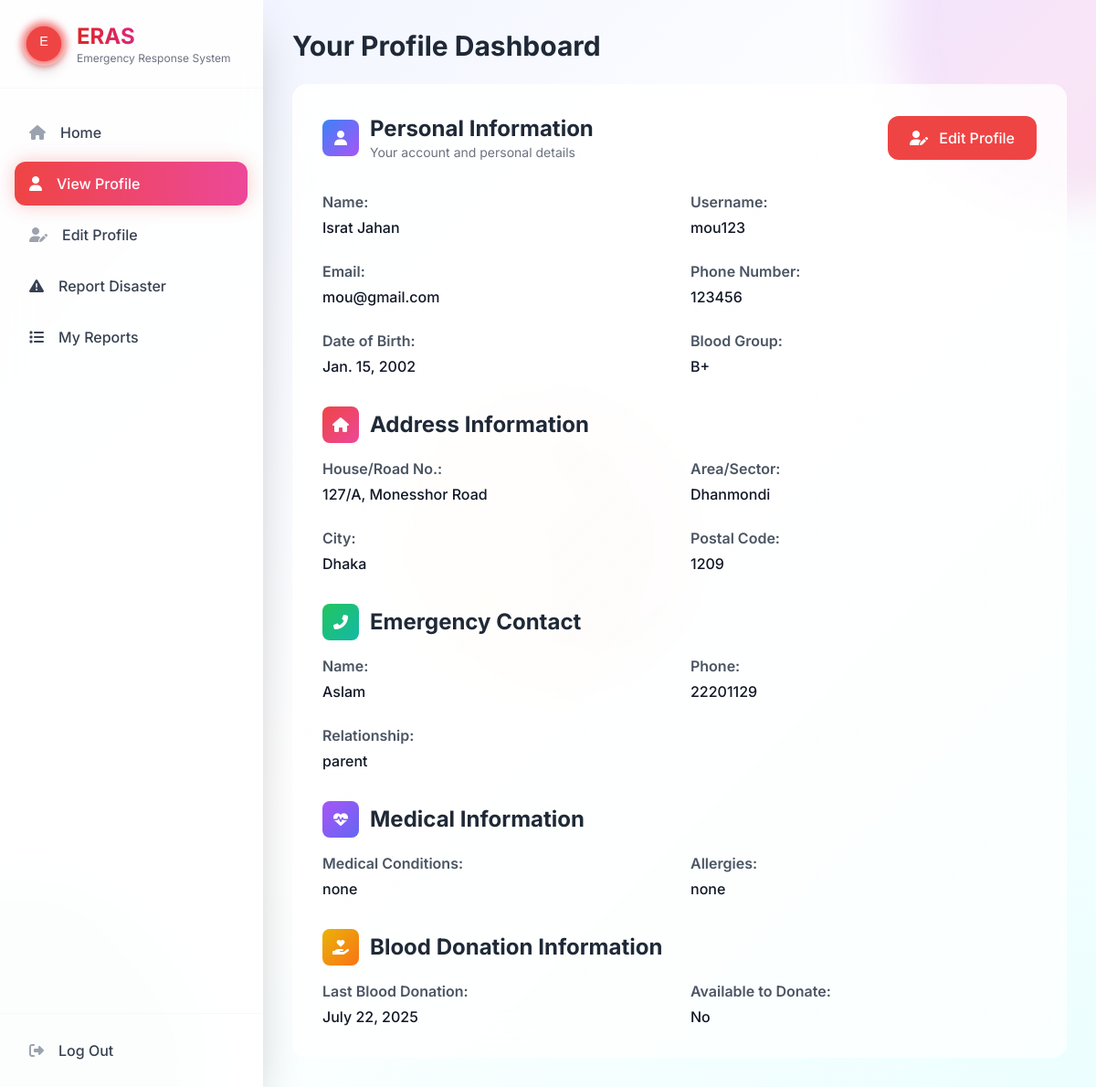
The page /accounts/dashboard/citizen/ (signed in) on the database as committed earlier.
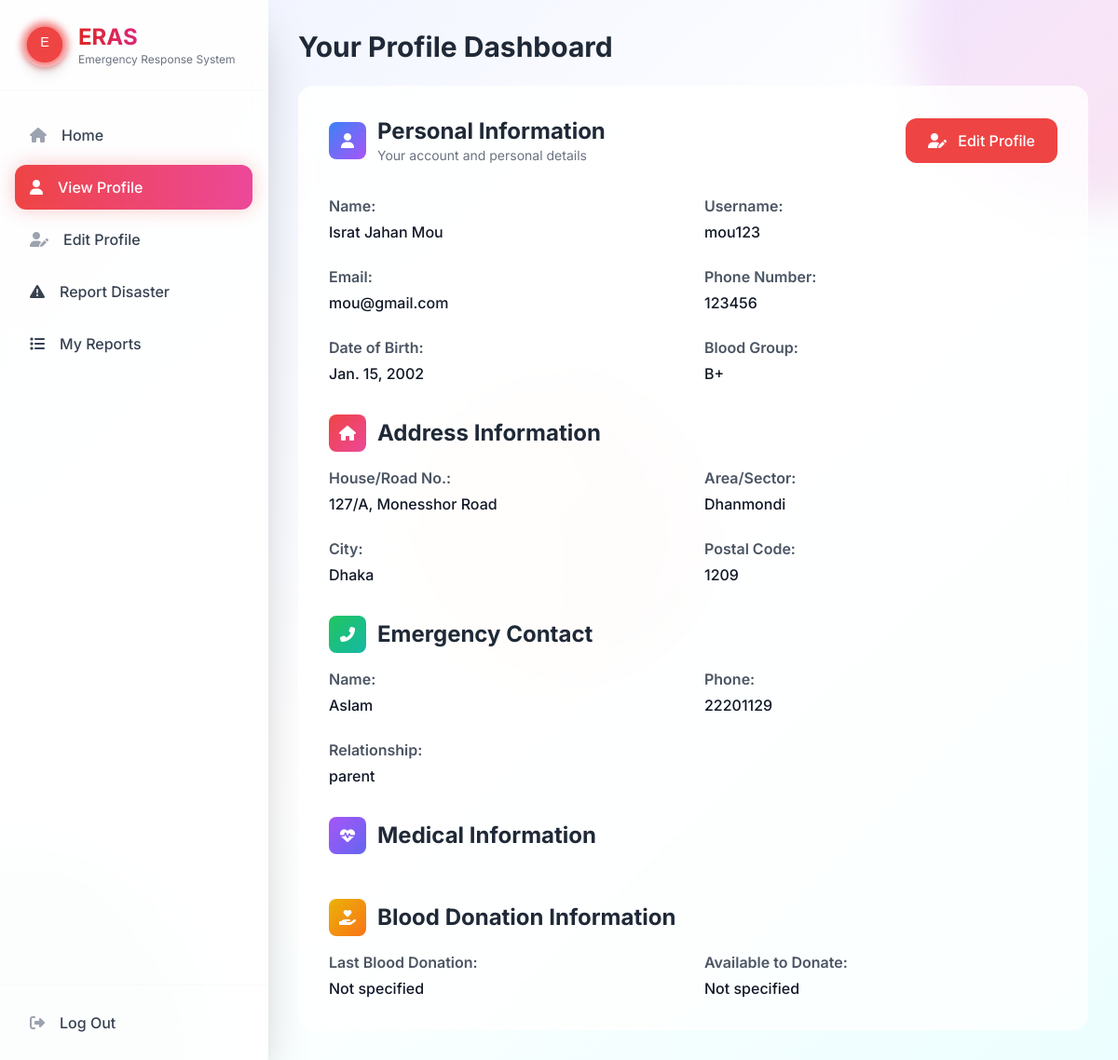
The same page on the database as committed later.
### accounts/models.py (models this page shows, shortened)
class User(AbstractUser):
    USER_TYPES = (
        ('citizen', 'Citizen'),
        ('service_provider', 'Service Provider'),
    )
    user_type = models.CharField(
        max_length=20, choices=USER_TYPES, default='citizen')
    phone_number = models.CharField(max_length=15, unique=True)

class CitizenProfile(models.Model):
    BLOOD_GROUP_CHOICES = [
        ('', 'Select Blood Group'),
        ('A+', 'A+'),
        ('A-', 'A-'),
        ('B+', 'B+'),
        ('B-', 'B-'),
        ('AB+', 'AB+'),
        ('AB-', 'AB-'),
        ('O+', 'O+'),
        ('O-', 'O-'),
    ]
    user = models.OneToOneField(
        User, on_delete=models.CASCADE, related_name='citizen_profile')
    date_of_birth = models.DateField(null=True, blank=True)
    blood_group = models.CharField(
        max_length=5, choices=BLOOD_GROUP_CHOICES, blank=True)
    phone_number = models.CharField(max_length=15, blank=True)
    emergency_contact_name = models.CharField(max_length=100, blank=True)
    emergency_contact_phone = models.CharField(max_length=15, blank=True)
    emergency_contact_relationship = models.CharField(
        max_length=50, blank=True)
    house_road_no = models.CharField(max_length=200, blank=True)
    area_sector = models.CharField(max_length=100, blank=True)
    city = models.CharField(max_length=100, blank=True)
    postal_code = models.CharField(max_length=10, blank=True)
    landmarks = models.CharField(max_length=200, blank=True)
    last_blood_donation = models.DateField(null=True, blank=True)
    available_to_donate = models.CharField(
        max_length=10,
        choices=[('', 'Select Option'), ('yes', 'Yes'), ('no', 'No')],
        blank=True
    )
    medical_conditions = models.TextField(blank=True)
    allergies = models.TextField(blank=True)
    regular_medications = models.TextField(blank=True)

### accounts/views.py (the view)
# urls.py: path('dashboard/citizen/', views.citizen_dashboard, name='citizen_dashboard'),
@login_required
def citizen_dashboard(request):
    if request.user.user_type != 'citizen':
        messages.error(request, 'Access denied.')
        return redirect('homepage')
    try:
        profile = request.user.citizen_profile
    except CitizenProfile.DoesNotExist:
        messages.info(request, 'Please complete your profile.')
        return redirect('citizen_profile_update')
    user_disasters = Disaster.objects.filter(reporter=request.user).order_by('-created_at')[:5]
    disaster_stats = {
        'total': user_disasters.count(),
        'pending': Disaster.objects.filter(reporter=request.user, status='pending').count(),
        'approved': Disaster.objects.filter(reporter=request.user, status='approved').count(),
        'alerts_received': DisasterAlert.objects.filter(user=request.user).count(),
        'unread_alerts': DisasterAlert.objects.filter(user=request.user, is_read=False).count(),
    }
    nearby_disasters = Disaster.objects.filter(
        status='approved',
        city=profile.city
    ).exclude(reporter=request.user).order_by('-created_at')[:3]
    context = {
        'profile': profile,
        'user_disasters': user_disasters,
        'disaster_stats': disaster_stats,
        'nearby_disasters': nearby_disasters,
    }
    return render(request, 'accounts/citizen_dashboard.html', context)

### templates/accounts/citizen_dashboard.html (shortened to what the changed rows need)
<!DOCTYPE html>
<html lang="en">
<head>
    <script src="https://cdn.tailwindcss.com"></script>
    <link rel="stylesheet" href="https://cdnjs.cloudflare.com/ajax/libs/font-awesome/6.4.0/css/all.min.css">
</head>
<body class="min-h-screen bg-gradient-to-br from-indigo-50 via-white to-cyan-50 font-inter text-gray-800 overflow-x-hidden">
    <div class="flex min-h-screen relative z-10">
        <main class="flex-1 p-8 overflow-y-auto">
            <h1 class="text-3xl font-bold mb-6 text-gray-800">Your Profile Dashboard</h1>
            <div class="section-card rounded-2xl p-8">
                <div class="flex items-center justify-between mb-8">
                    <div class="flex items-center space-x-3">
                        <div>
                            <h2 class="text-2xl font-bold text-gray-800">Personal Information</h2>
                        </div>
                    </div>
                </div>
                <div class="grid grid-cols-1 md:grid-cols-2 gap-6">
                    <div>
                        <p class="text-gray-600 font-semibold mb-1">Name:</p>
                        <p class="font-medium text-gray-900">{{ user.first_name }} {{ user.last_name }}</p>
                    </div>
                    <div>
                        <p class="text-gray-600 font-semibold mb-1">Username:</p>
                        <p class="font-medium text-gray-900">{{ user.username }}</p>
                    </div>
                    <div>
                        <p class="text-gray-600 font-semibold mb-1">Email:</p>
                        <p class="font-medium text-gray-900">{{ user.email }}</p>
                    </div>
                    <div>
                        <p class="text-gray-600 font-semibold mb-1">Phone Number:</p>
                        <p class="font-medium text-gray-900">{{ user.phone_number|default:"Not specified" }}</p>
                    </div>
                    <div>
                        <p class="text-gray-600 font-semibold mb-1">Date of Birth:</p>
                        <p class="font-medium text-gray-900">{{ profile.date_of_birth|default:"Not specified" }}</p>
                    </div>
                    <div>
                        <p class="text-gray-600 font-semibold mb-1">Blood Group:</p>
                        <p class="font-medium text-gray-900">{{ profile.get_blood_group_display|default:"Not specified" }}</p>
                    </div>
                </div>
                <div class="mt-8">
                    <div class="flex items-center space-x-3 mb-4">
                        <h2 class="text-2xl font-bold text-gray-800">Address Information</h2>
                    </div>
                    <div class="grid grid-cols-1 md:grid-cols-2 gap-6">
                        <div>
                            <p class="text-gray-600 font-semibold mb-1">House/Road No.:</p>
                            <p class="font-medium text-gray-900">{{ profile.house_road_no|default:"Not specified" }}</p>
                        </div>
                        <div>
                            <p class="text-gray-600 font-semibold mb-1">Area/Sector:</p>
                            <p class="font-medium text-gray-900">{{ profile.area_sector|default:"Not specified" }}</p>
                        </div>
                        <div>
                            <p class="text-gray-600 font-semibold mb-1">City:</p>
                            <p class="font-medium text-gray-900">{{ profile.city|default:"Not specified" }}</p>
                        </div>
                        <div>
                            <p class="text-gray-600 font-semibold mb-1">Postal Code:</p>
                            <p class="font-medium text-gray-900">{{ profile.postal_code|default:"Not specified" }}</p>
                        </div>
                    </div>
                </div>
                <div class="mt-8">
                    <div class="flex items-center space-x-3 mb-4">
                        <h2 class="text-2xl font-bold text-gray-800">Emergency Contact</h2>
                    </div>
                    <div class="grid grid-cols-1 md:grid-cols-2 gap-6">
                        <div>
                            <p class="text-gray-600 font-semibold mb-1">Name:</p>
                            <p class="font-medium text-gray-900">{{ profile.emergency_contact_name|default:"Not specified" }}</p>
                        </div>
                        <div>
                            <p class="text-gray-600 font-semibold mb-1">Phone:</p>
                            <p class="font-medium text-gray-900">{{ profile.emergency_contact_phone|default:"Not specified" }}</p>
                        </div>
                        <div>
                            <p class="text-gray-600 font-semibold mb-1">Relationship:</p>
                            <p class="font-medium text-gray-900">{{ profile.emergency_contact_relationship|default:"Not specified" }}</p>
                        </div>
                    </div>
                </div>
                <div class="mt-8">
                    <div class="flex items-center space-x-3 mb-4">
                        <h2 class="text-2xl font-bold text-gray-800">Medical Information</h2>
                    </div>
                    <div class="grid grid-cols-1 md:grid-cols-2 gap-6">
                        {% if profile.medical_conditions %}
                        <div>
                            <p class="text-gray-600 font-semibold mb-1">Medical Conditions:</p>
                            <p class="font-medium text-gray-900">{{ profile.medical_conditions }}</p>
                        </div>
                        {% endif %}
                        {% if profile.allergies %}
                        <div>
                            <p class="text-gray-600 font-semibold mb-1">Allergies:</p>
                            <p class="font-medium text-gray-900">{{ profile.allergies }}</p>
                        </div>
                        {% endif %}
                    </div>
                </div>
                <div class="mt-8">
                    <div class="flex items-center space-x-3 mb-4">
                        <h2 class="text-2xl font-bold text-gray-800">Blood Donation Information</h2>
                    </div>
                    <div class="grid grid-cols-1 md:grid-cols-2 gap-6">
                        <div>
                            <p class="text-gray-600 font-semibold mb-1">Last Blood Donation:</p>
                            <p class="font-medium text-gray-900">{{ profile.last_blood_donation|default:"Not specified" }}</p>
                        </div>
                        <div>
                            <p class="text-gray-600 font-semibold mb-1">Available to Donate:</p>
                            <p class="font-medium text-gray-900">
                                {% if profile.available_to_donate == 'yes' %}Yes
                                {% elif profile.available_to_donate == 'no' %}No
                                {% else %}Not specified
                                {% endif %}
                            </p>
                        </div>
                    </div>
                </div>
            </div>
        </main>
    </div>
</body>
</html>

Rows that differ between the two databases and show on the page:
changed User "Israt": last_name "Jahan" → "Jahan Mou"
changed CitizenProfile "127/A, Monesshor Road": last_blood_donation "July 22, 2025" → "Not specified"; medical_conditions "none" → (not shown); allergies "none" → (not shown)
Other text that changed with them:
text no longer shown: "Medical Conditions: Allergies: No"
text now shown: "Not specified"
